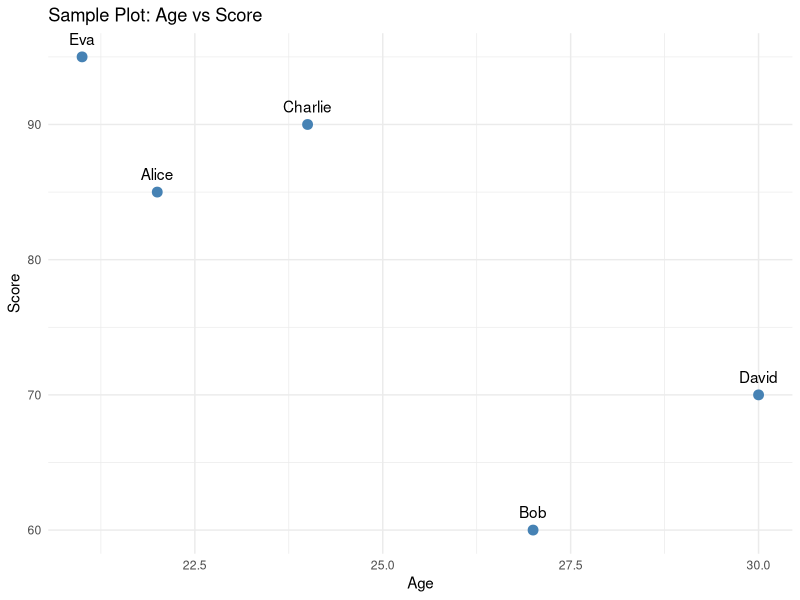
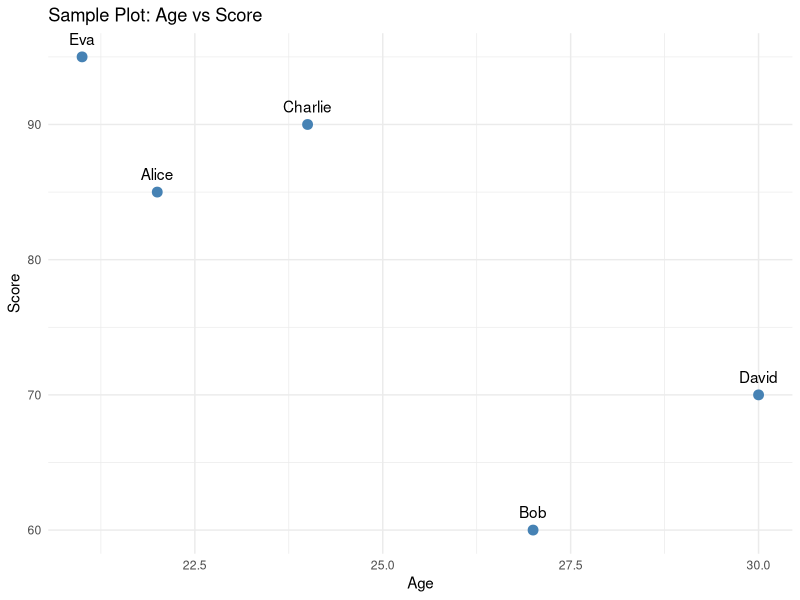
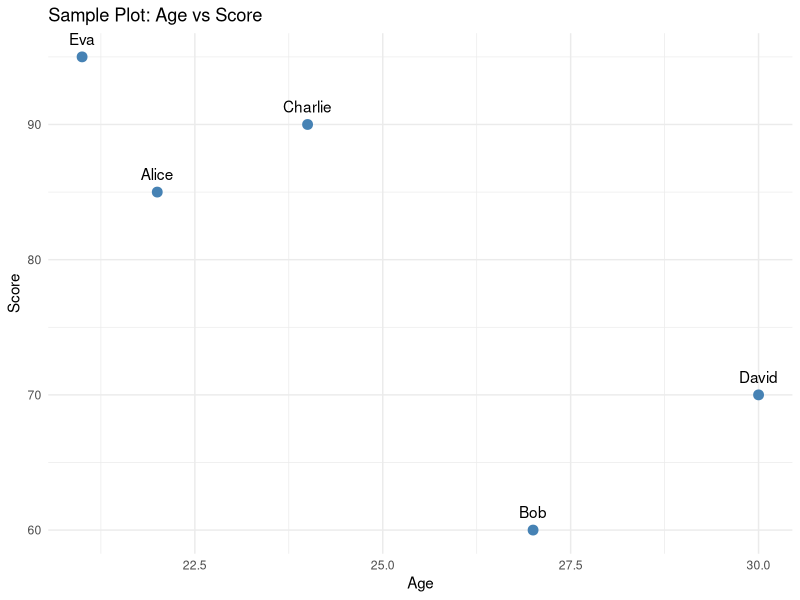

The R script that drew these images, in order:
library(ggplot2)

save_plot <- function(plot, filename, width = 7, height = 5, dpi = 300) {
 
  jpeg(paste0(filename, ".jpg"), width = width, height = height, units = "in", res = dpi)
  print(plot)
  dev.off()
  
  pdf(paste0(filename, ".pdf"), width = width, height = height)
  print(plot)
  dev.off()
  
  cat("Plot saved as", paste0(filename, ".jpg"), "and", paste0(filename, ".pdf"), "\n")
}
data <- data.frame(Name = c("Alice", "Bob", "Charlie", "David", "Eva"),
                   Age = c(22, 27, 24, 30, 21),
                   Score = c(85, 60, 90, 70, 95))

sample_plot <- ggplot(data, aes(x = Age, y = Score, label = Name)) +
  geom_point(color = "steelblue", size = 3) +
  geom_text(vjust = -1) +
  labs(title = "Sample Plot: Age vs Score", x = "Age", y = "Score") +
  theme_minimal()

print(sample_plot)

save_plot(sample_plot, "Age_vs_Score_Plot")